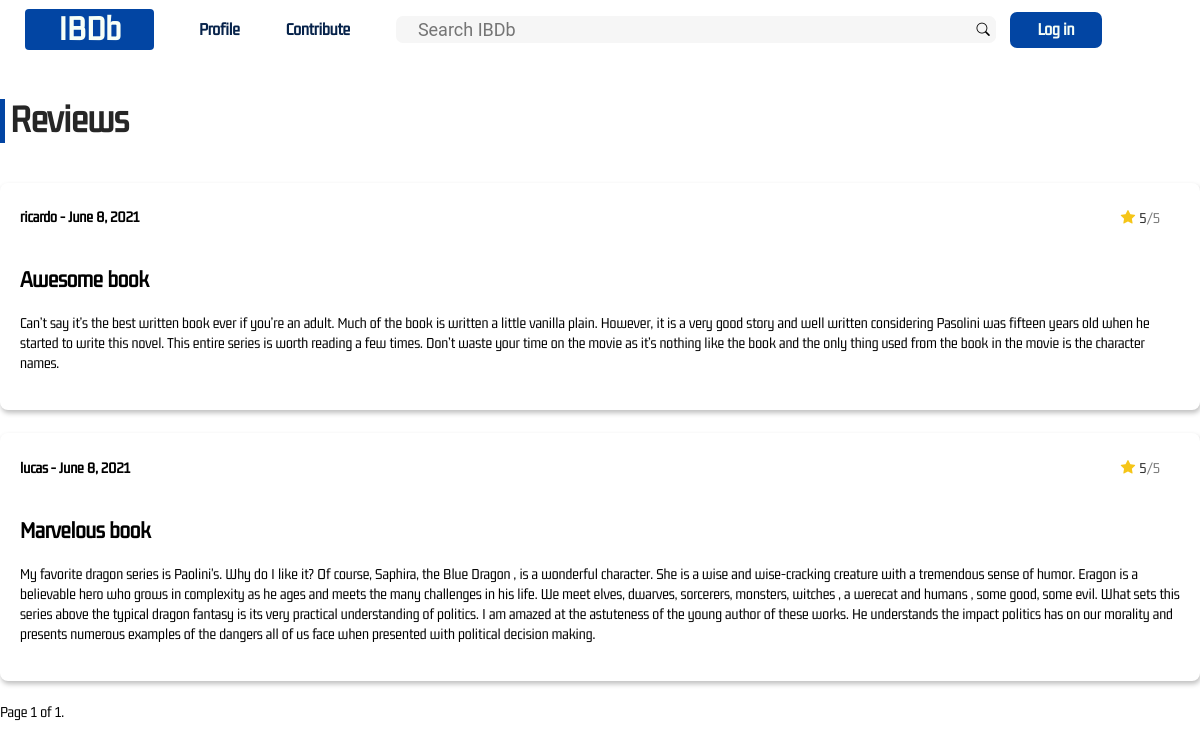
The app's page /book/show/reviews/1/?page=1, older data.
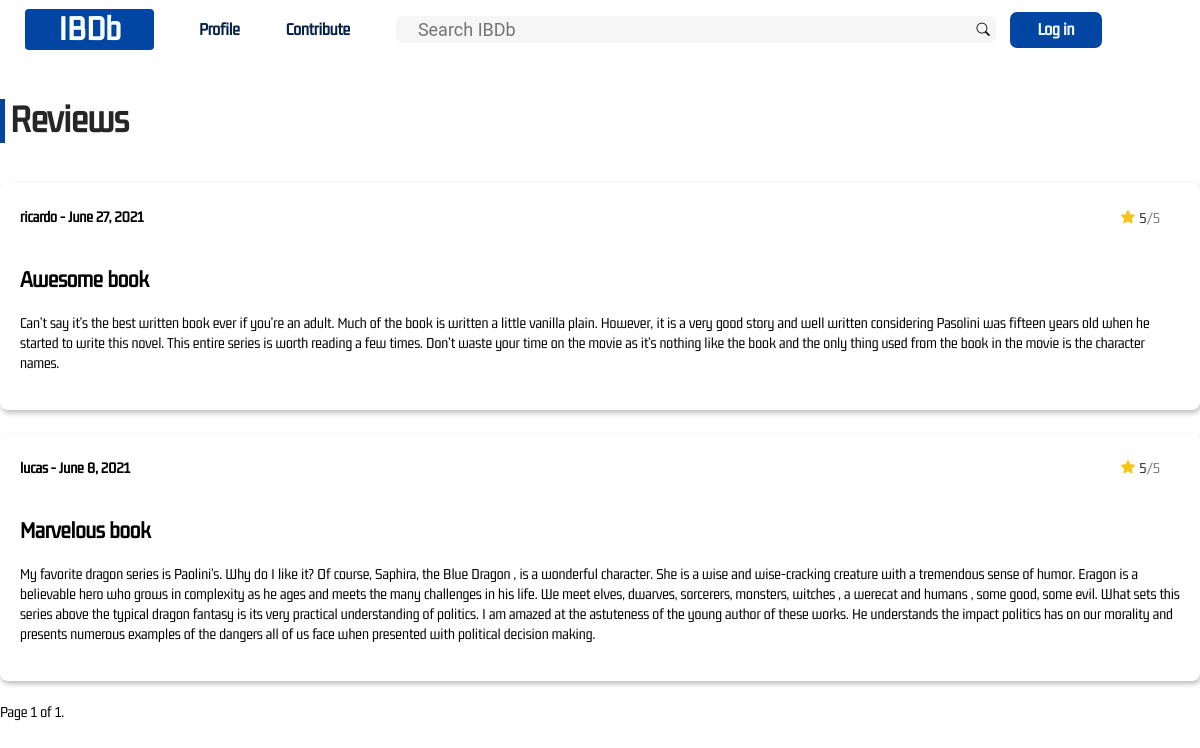
The same page, newer data.
### books/models.py (models this page shows)
class Review(models.Model):
	user = models.ForeignKey(User, on_delete=models.CASCADE)
	book = models.ForeignKey(Book, on_delete=models.CASCADE)
	title = models.CharField(max_length=175)
	text = models.CharField(max_length=1024)
	date = models.DateField(auto_now=True)
	score = models.IntegerField(default=0,
		validators = [
				MaxValueValidator(5),
				MinValueValidator(0)
			]
		)

class User(AbstractUser):
	contributions = models.IntegerField(default=0)
	read = models.ManyToManyField(Book, related_name="books_already_read")
	reading = models.ManyToManyField(Book, related_name="books_currently_reading")
	want_to_read = models.ManyToManyField(Book, related_name="books_to_read")

### books/views.py (the view)
# urls.py: path(r'book/show/reviews/<str:book_id>/', views.show_reviews, name="book_reviews")
def show_reviews(request, book_id):
	book = get_object_or_404(Book, id=book_id)
	reviews = Review.objects.filter(book=book)
	page_number = request.GET.get("page")
	paginator = Paginator(reviews, 10)
	page_obj = paginator.get_page(page_number)
	return render(request, "books/book_reviews.html", {
		"page_obj": page_obj,
		"book_id": book.id
		})

### books/templates/books/book_reviews.html (shortened to what this page needs)
{% extends 'books/layout.html' %}
{% load static %}
{% block css %}<link rel="stylesheet" href="{% static 'css/book.css' %}">{% endblock %}
{% block body %}
<div class="book-reviews">
	<h3>Reviews</h3>
	{% for review in page_obj %}
		<div class="review">
			<div class="review-top">
				<h4>{{ review.user.username }} - {{ review.date }}</h4>
				<span class="review-rating"><i class="bi bi-star-fill"></i> {{ review.score }}<span class="max-rating">/5</span></span>
			</div>
			<h2>{{ review.title }}</h2>
			<p>{{ review.text }}</p>
		</div>
	{% endfor %}
</div>
<div class="pagination">
    <span class="step-links">
        <span class="current">
            Page {{ page_obj.number }} of {{ page_obj.paginator.num_pages }}.
        </span>
    </span>
</div>
{% endblock %}

Row changes from the older to the newer data that the page shows:
changed Review "Awesome book": date "June 8, 2021" → "June 27, 2021"
